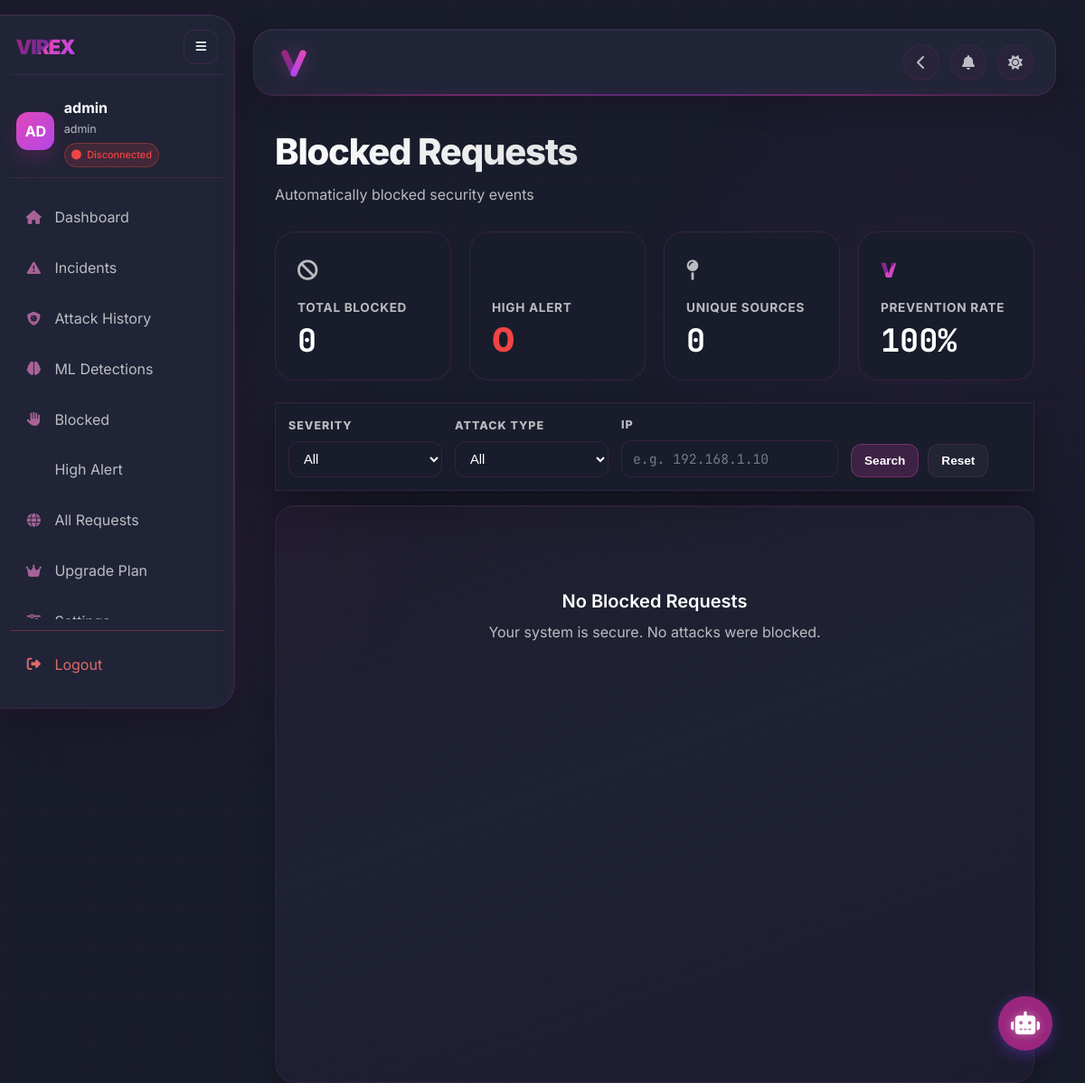
The page /blocked (signed in) on the database its author committed.
### tables this page shows
CREATE TABLE users (
    user_id       INTEGER PRIMARY KEY AUTOINCREMENT,
    username      TEXT NOT NULL UNIQUE,
    password_hash TEXT NOT NULL,
    email         TEXT,
    role_id       INTEGER DEFAULT 2 REFERENCES roles(role_id),
    department_id INTEGER REFERENCES departments(department_id),
    full_name     TEXT,
    phone         TEXT,
    department    TEXT,
    is_active     INTEGER DEFAULT 1,
    last_login    TEXT,
    reset_token   TEXT,
    reset_token_expiry TEXT,
    avatar_url    TEXT,
    subscription  TEXT DEFAULT 'Free',
    created_at    TEXT,
    updated_at    TEXT
);

CREATE TABLE roles (
    role_id     INTEGER PRIMARY KEY AUTOINCREMENT,
    name        TEXT NOT NULL UNIQUE,
    description TEXT,
    created_at  TEXT
);

### app/dashboard/routes.py (the view)
    @app.route('/blocked_page')
    @app.route('/blocked')
    @token_required
    def blocked_page(current_user):
        logs = getattr(g, "logs", dashboard.load_audit_log())
        stats = getattr(g, "global_stats", compute_global_stats(logs))
        blocked_logs = [l for l in logs if l.get('blocked') is True]
        blocked_logs.sort(key=lambda x: x.get('timestamp', ''), reverse=True)
        return render_template(
            'blocked_page.html',
            logs=blocked_logs,
            title="Blocked Requests",
            description="Automatically blocked security events",
            total_count=len(blocked_logs),
            blocked_count=len(blocked_logs),
            critical_count=stats["critical_count"],
            unique_ips=len(set(l.get('ip', '') for l in blocked_logs if l.get('ip'))),
            user=current_user
        )

### app/templates/blocked_page.html (shortened to what this page needs)
{% extends "sidebar_layout.html" %} {% set active_page = 'blocked' %}  {% block stylesheets %}
<link
  rel="stylesheet"
  href="{{ url_for('static', filename='css/blocked.css') }}"
/>
{% endblock %} {% block content %}
<main class="main-content">
  <header class="section-title">
    <h1>{{ title }}</h1>
    <p>Automatically blocked security events</p>
  </header>
  <div class="threat-stats">
    <div class="stat-box clickable" onclick="filterSeverity('all')">
      <div class="stat-box-icon"><i class="fas fa-ban"></i></div>
      <div class="stat-box-title">Total Blocked</div>
      <div class="stat-box-value">{{ total_count }}</div>
    </div>
    <div class="stat-box clickable" onclick="location.href = '/critical'">
      <div class="stat-box-icon">
      </div>
      <div class="stat-box-title">High Alert</div>
      <div class="stat-value stat-value-danger">{{ critical_count }}</div>
    </div>
    <div class="stat-box">
      <div class="stat-box-icon"><i class="fas fa-map-pin"></i></div>
      <div class="stat-box-title">Unique Sources</div>
      <div class="stat-box-value">{{ unique_ips }}</div>
    </div>
    <div class="stat-box">
      <div class="stat-box-icon"><span class="brand-v-icon">V</span></div>
      <div class="stat-box-title">Prevention Rate</div>
      <div class="stat-box-value">100%</div>
    </div>
  </div>
  <div class="filters-bar">
    <div class="filters-group">
      <label class="filters-label" for="filter-severity">Severity</label>
      <select id="filter-severity" class="filters-select">
        <option value="all">All</option>
      </select>
    </div>
    <div class="filters-group">
      <label class="filters-label" for="filter-attack-type">Attack Type</label>
      <select id="filter-attack-type" class="filters-select">
        <option value="all">All</option>
      </select>
    </div>
    <div class="filters-group">
      <label class="filters-label" for="filter-ip">IP</label>
      <input
        id="filter-ip"
        class="filters-input"
        type="text"
        placeholder="e.g. 192.168.1.10"
      />
    </div>
    <div class="filters-actions">
      <button
        id="filter-apply"
        class="filters-btn filters-btn-primary"
        type="button"
      >
        Search
      </button>
      <button
        id="filter-reset"
        class="filters-btn filters-btn-secondary"
        type="button"
      >
        Reset
      </button>
    </div>
  </div>
  <div class="table-card">
     {% if logs %}
    <table class="data-table">
      <thead>
        <tr>
          <th>Timestamp</th>
          <th>Source IP</th>
          <th>Attack Type</th>
          <th class="admin-only">Detection Method</th>
          <th class="admin-only">Endpoint</th>
          <th class="admin-only">Severity</th>
          <th class="admin-only">Details</th>
        </tr>
      </thead>
      <tbody>
        {% for log in logs %}
        <tr
          class="event-row row-{{ log.severity }}"
          data-severity="{{ log.severity or log.get('severity','') }}"
          data-attack-type="{{ log.attack_type or log.get('attack_type','') or log.type or log.get('type','') }}"
          data-ip="{{ log.ip or log.get('ip','') }}"
        >
          <td class="font-mono text-sm">{{ log.timestamp }}</td>
          <td>
            <span class="font-mono font-semibold">{{ log.ip }}</span>
          </td>
          <td>
            <span class="attack-type-label"
              >{{ log.attack_type or log.type }}</span
            >
          </td>
          <td class="admin-only">
            {% set det = log.detection_type or 'Unknown' %} {% if
            log.ml_detected %}
            <span class="badge badge-ml">
              <i class="fas fa-brain"></i> {{ det }}
            </span>
            {% else %}
            <span class="badge badge-rule">
              <i class="fas fa-shield-alt"></i> {{ det }}
            </span>
            {% endif %}
          </td>
          <td class="admin-only">
            <div class="endpoint-cell">
              <span class="endpoint-method">{{ log.method or 'N/A' }}</span>
              <span class="endpoint-path">{{ log.endpoint or 'N/A' }}</span>
            </div>
          </td>
          <td class="admin-only">
            <span class="severity-badge severity-{{ log.severity }}"
              >{{ log.severity }}</span
            >
          </td>
          <td class="admin-only">
            <button
              onclick="showDetails('{{ loop.index }}')"
              class="details-btn"
            >
              <i class="fas fa-info-circle"></i> View Details
            </button>
          </td>
        </tr>
        {% if user.role == 'admin' %}
        <tr id="details{{ loop.index }}" class="details-row">
          <td colspan="7" class="details-cell">
            <div class="details-grid">
              <div>
                <h4 class="details-heading">
                  <i class="fas fa-exclamation-triangle icon-danger"></i>
                  Block Reason
                </h4>
                <p class="details-text">{{ log.description }}</p>
                {% if log.ml_detected and log.confidence %}
                <div class="confidence-section">
                  <h4 class="details-heading">
                    <i class="fas fa-chart-line icon-purple"></i>
                    ML Confidence Score
                  </h4>
                  <div class="confidence-box">
                    <span class="confidence-value"
                      >{{ (log.confidence * 100)|round(1) }}%</span
                    >
                  </div>
                </div>
                {% endif %}
              </div>
              <div>
                <h4 class="details-heading">
                  <i class="fas fa-code icon-yellow"></i>
                  Malicious Payload
                </h4>
                <div class="payload-box">
                  {{ log.payload or log.snippet or 'N/A' }}
                </div>
                <div class="meta-grid">
                  <div class="meta-card meta-card-blue">
                    <div class="meta-label">Request Method</div>
                    <div class="meta-value meta-value-blue">
                      {{ log.method or 'N/A' }}
                    </div>
                  </div>
                  <div class="meta-card meta-card-green">
                    <div class="meta-label">Detection Type</div>
                    <div class="meta-value meta-value-green">
                      {{ log.detection_type or 'Other' }}
                    </div>
                  </div>
                </div>
              </div>
            </div>
          </td>
        </tr>
        {% endif %} {% endfor %}
      </tbody>
    </table>
  </div>
    {% else %}
    <div class="empty-state">
      <h3 class="empty-state-title">No Blocked Requests</h3>
      <p>Your system is secure. No attacks were blocked.</p>
    </div>
    {% endif %}
  </div>
</main>
{% endblock %}

### app/templates/sidebar_component.html (shortened to what this page needs)
<aside class="sidebar modern-sidebar" id="sidebar" aria-expanded="true">
  <div class="modern-sidebar__brand-row">
    <div class="sidebar-brand modern-sidebar__brand" style="display: flex; align-items: center; gap: 4px;">
      <span class="brand-v-icon">VIREX</span>
    </div>
    <button
      type="button"
      class="modern-sidebar__toggle"
      data-sidebar-toggle
      data-sidebar-target="sidebar"
      aria-label="Toggle sidebar"
      aria-controls="sidebar"
      aria-expanded="true"
    >
      <i class="fas fa-bars"></i>
    </button>
  </div>
  <div class="modern-sidebar__profile">
    <div class="modern-sidebar__profile-main">
      <div class="modern-sidebar__avatar" aria-hidden="true">
        {% if user and user.avatar_url %}
        <img
          src="{{ user.avatar_url }}"
          alt="avatar"
          style="
            width: 100%;
            height: 100%;
            object-fit: cover;
            border-radius: 13px;
          "
        />
        {% else %}
          {% if user and user.full_name %}
            {{ user.full_name[:2]|upper }}
          {% else %}
            {{ (user.username[:2] if user and user.username else 'US')|upper }}
          {% endif %}
        {% endif %}
      </div>
      <div class="modern-sidebar__profile-copy">
        <div class="modern-sidebar__username" id="sidebar-username" style="display: flex; align-items: center; gap: 8px;">
          {{ user.full_name if user and user.full_name else (user.username if user else 'User') }}
        </div>
        <div class="modern-sidebar__role">
          {{ user.role if user else 'Role' }}
        </div>
        <div
          class="modern-sidebar__status user-connection-status"
          id="sidebar-connection-status"
        >
        </div>
      </div>
    </div>
  </div>
  <nav class="modern-sidebar__nav" aria-label="Primary">
    <a
      href="/dashboard"
      class="modern-sidebar__item {% if active_page == 'dashboard' %}active{% endif %}"
    >
      <span class="modern-sidebar__icon"><i class="fas fa-home"></i></span>
      <span class="modern-sidebar__label">Dashboard</span>
    </a>
    <a
      href="/incidents"
      class="modern-sidebar__item {% if active_page == 'incidents' %}active{% endif %}"
    >
      <span class="modern-sidebar__icon"
        ><i class="fas fa-exclamation-triangle"></i
      ></span>
      <span class="modern-sidebar__label">Incidents</span>
    </a>
    <a
      href="/attack-history"
      class="modern-sidebar__item {% if active_page == 'attack-history' %}active{% endif %}"
    >
      <span class="modern-sidebar__icon"><i class="fas fa-shield-virus"></i></span>
      <span class="modern-sidebar__label">Attack History</span>
    </a>
    <a
      href="/ml-detections"
      class="modern-sidebar__item {% if active_page == 'ml-detections' %}active{% endif %}"
    >
      <span class="modern-sidebar__icon"><i class="fas fa-brain"></i></span>
      <span class="modern-sidebar__label">ML Detections</span>
    </a>
    <a
      href="/blocked_page"
      class="modern-sidebar__item {% if active_page == 'blocked' %}active{% endif %}"
    >
      <span class="modern-sidebar__icon"><i class="fas fa-hand"></i></span>
      <span class="modern-sidebar__label">Blocked</span>
    </a>
    <a
      href="/critical"
      class="modern-sidebar__item {% if active_page == 'critical' %}active{% endif %}"
    >
      <span class="modern-sidebar__label">High Alert</span>
    </a>
    <a
      href="/requests"
      class="modern-sidebar__item {% if active_page == 'requests' %}active{% endif %}"
    >
      <span class="modern-sidebar__icon"><i class="fas fa-globe"></i></span>
      <span class="modern-sidebar__label">All Requests</span>
    </a>
    <a
      href="/pricing"
      class="modern-sidebar__item {% if active_page == 'pricing' %}active{% endif %}"
    >
      <span class="modern-sidebar__icon"><i class="fas fa-crown"></i></span>
      <span class="modern-sidebar__label">Upgrade Plan</span>
    </a>
    <a
      href="/settings"
      class="modern-sidebar__item {% if active_page == 'settings' %}active{% endif %}"
    >
      <span class="modern-sidebar__icon"><i class="fas fa-sliders"></i></span>
      <span class="modern-sidebar__label">Settings</span>
    </a>
  </nav>
  <div class="modern-sidebar__footer">
    <button type="button" class="modern-sidebar__logout" id="logout-btn">
      <span class="modern-sidebar__icon"
        ><i class="fas fa-right-from-bracket"></i
      ></span>
      <span class="modern-sidebar__label">Logout</span>
    </button>
  </div>
</aside>

### rows shown on the page
users: username "AD", username "admin"
roles: name "admin"

### other values the page prints
{{ title }} "Blocked Requests"
{{ total_count }} "0"
{{ critical_count }} "0"
{{ unique_ips }} "0"
